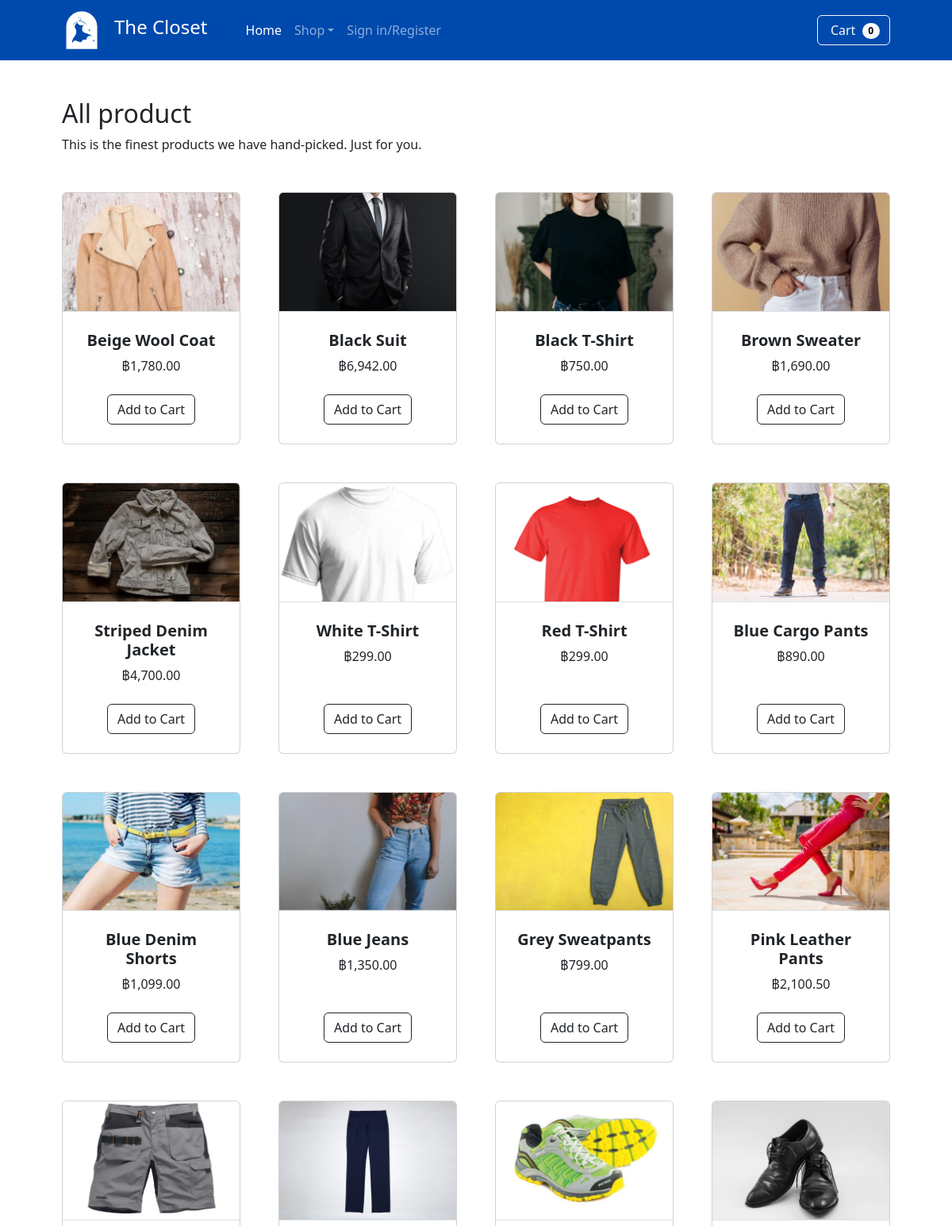
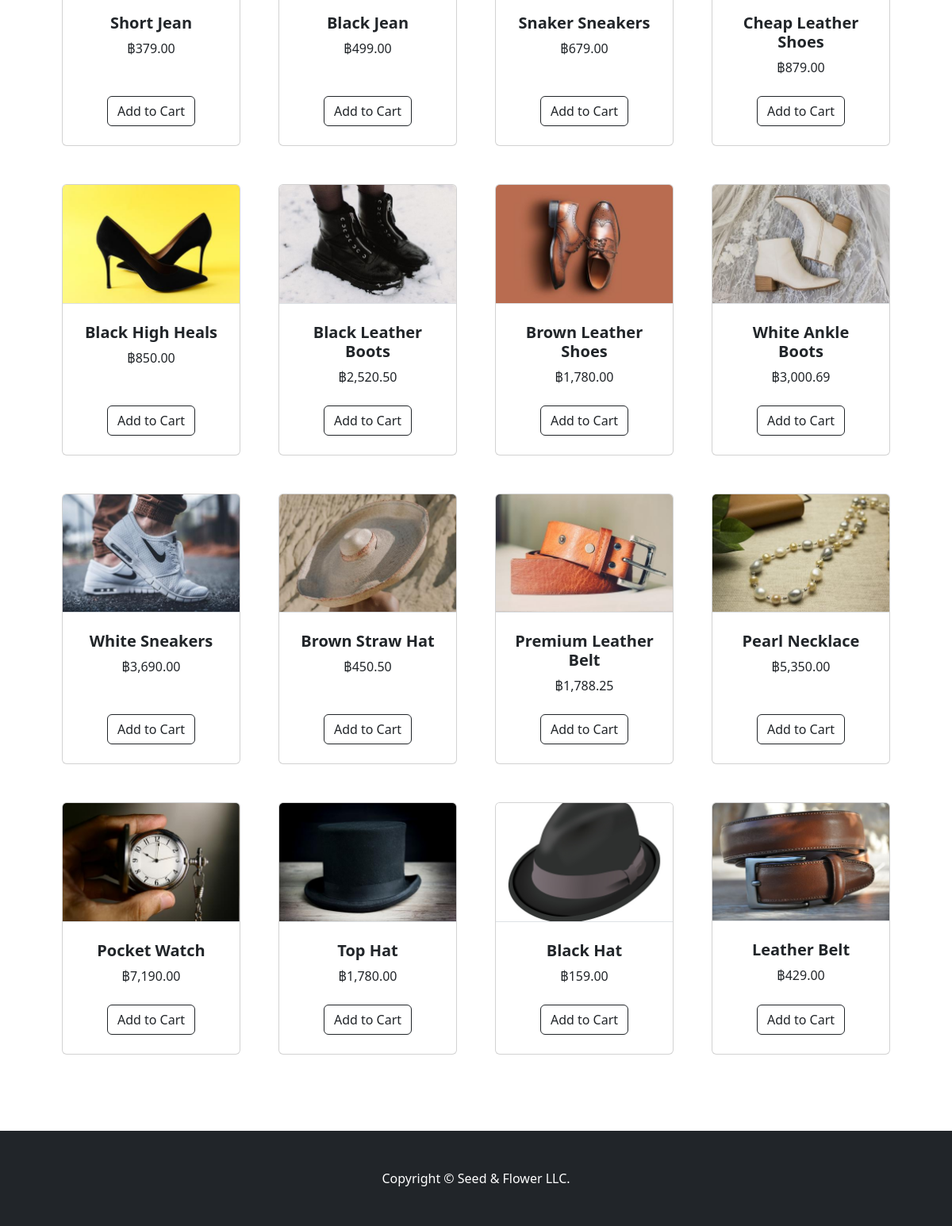
The app's page /all_product.php with its own data (2 pictures, top to bottom).
### tables this page shows
CREATE TABLE `product` (
  `pID` int(3) NOT NULL,
  `pname` varchar(25) NOT NULL,
  `pimagedir` varchar(350) NOT NULL,
  `price` decimal(10,2) NOT NULL,
  `ptype` char(1) DEFAULT NULL,
  `isFeature` tinyint(1) NOT NULL
);

### all_product.php (the view, shortened to what this page needs)
<!doctype html>
<html lang="en">
  <head>
    <link href="https://cdn.jsdelivr.net/npm/bootstrap@5.2.2/dist/css/bootstrap.min.css" rel="stylesheet">
   </head>
  <body>
    <?php include "func/navbar.php"; ?>
    <section class="mb-5">
      <div class="container px-4 px-lg-5 mt-5">
        <h2>All product</h2>
        <p class="mb-5">This is the finest products we have hand-picked. Just for you.</p>
          <div class="row gx-4 gx-lg-5 row-cols-2 row-cols-md-3 row-cols-xl-4 justify-content-center">
          <?php
            $q = "SELECT * FROM product";
            $result=$mysqli->query($q);
            while($row=$result->fetch_array()){?>
                <div class="col mb-5">
                    <div class="card h-100">
                        <img class="card-img-top border-bottom" src="<?php echo $row['pimagedir'] ?>" alt="..." />
                        <div class="card-body bg-mute p-4">
                            <div class="text-center">
                                <h5 class="fw-bolder"><?php echo $row['pname'] ?></h5>
                                ฿<?php echo number_format($row['price'], 2, '.', ',') ?>
                            </div>
                        </div>
                        <div class="card-footer p-4 pt-0 border-top-0 bg-transparent">
                            <div class="text-center">
                                <form action="func/addtocart.php" method="post">
                                    <div type="submit" class="text-center">
                                        <input type="submit" name="add_to_cart" style="margin-top:5px;" class="btn btn-outline-dark mt-auto" value="Add to Cart" />
                                    </div>
                                </form>
                            </div>
                        </div>
                    </div>
                </div>
            <?php }?>
          </div>
      </div>
  </section>
  </body>
</html>

### records on screen
product: pimagedir (picture), pname "Beige Wool Coat", price "1,780.00"
product: pimagedir (picture), pname "Black Suit", price "6,942.00"
product: pimagedir (picture), pname "Black T-Shirt", price "750.00"
product: pimagedir (picture), pname "Brown Sweater", price "1,690.00"
product: pimagedir (picture), pname "Striped Denim Jacket", price "4,700.00"
product: pimagedir (picture), pname "White T-Shirt", price "299.00"
product: pimagedir (picture), pname "Red T-Shirt", price "299.00"
product: pimagedir (picture), pname "Blue Cargo Pants", price "890.00"
product: pimagedir (picture), pname "Blue Denim Shorts", price "1,099.00"
product: pimagedir (picture), pname "Blue Jeans", price "1,350.00"
product: pimagedir (picture), pname "Grey Sweatpants", price "799.00"
product: pimagedir (picture), pname "Pink Leather Pants", price "2,100.50"
product: pimagedir (picture), pname "Short Jean", price "379.00"
product: pimagedir (picture), pname "Black Jean", price "499.00"
product: pimagedir (picture), pname "Snaker Sneakers", price "679.00"
product: pimagedir (picture), pname "Cheap Leather Shoes", price "879.00"
product: pimagedir (picture), pname "Black High Heals", price "850.00"
product: pimagedir (picture), pname "Black Leather Boots", price "2,520.50"
product: pimagedir (picture), pname "Brown Leather Shoes", price "1,780.00"
product: pimagedir (picture), pname "White Ankle Boots", price "3,000.69"
product: pimagedir (picture), pname "White Sneakers", price "3,690.00"
product: pimagedir (picture), pname "Brown Straw Hat", price "450.50"
product: pimagedir (picture), pname "Premium Leather Belt", price "1,788.25"
product: pimagedir (picture), pname "Pearl Necklace", price "5,350.00"
product: pimagedir (picture), pname "Pocket Watch", price "7,190.00"
product: pimagedir (picture), pname "Top Hat", price "1,780.00"
product: pimagedir (picture), pname "Black Hat", price "159.00"
product: pimagedir (picture), pname "Leather Belt", price "429.00"

### other values on screen
$count "0"
